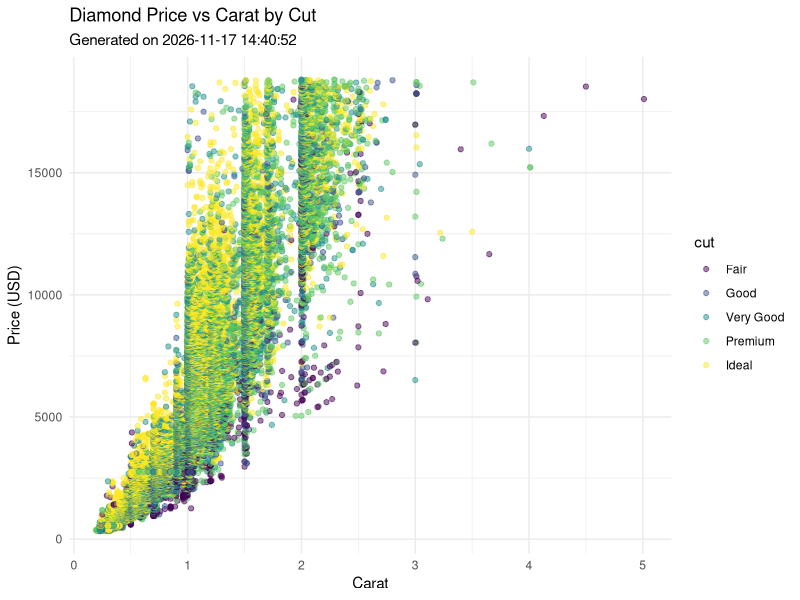

Source code (R):
## ---- chunk 1

library(ggplot2)
library(lubridate)

current_time <- now() 
ggplot(data = diamonds, aes(x = carat, y = price, color = cut)) + geom_point(alpha = 0.5) + labs( title = "Diamond Price vs Carat by Cut", subtitle = paste("Generated on", format(current_time, "%Y-%m-%d %H:%M:%S")), x = "Carat", y = "Price (USD)" ) + theme_minimal()

